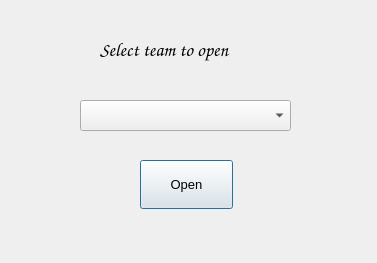
<?xml version="1.0" encoding="UTF-8"?>
<ui version="4.0">
 <class>Dialog</class>
 <widget class="QDialog" name="Dialog">
  <property name="geometry">
   <rect>
    <x>0</x>
    <y>0</y>
    <width>377</width>
    <height>263</height>
   </rect>
  </property>
  <property name="windowTitle">
   <string>Dialog</string>
  </property>
  <widget class="QLabel" name="label">
   <property name="geometry">
    <rect>
     <x>100</x>
     <y>30</y>
     <width>299</width>
     <height>40</height>
    </rect>
   </property>
   <property name="font">
    <font>
     <family>Comic Sans MS</family>
     <pointsize>14</pointsize>
     <weight>9</weight>
     <italic>false</italic>
     <bold>false</bold>
    </font>
   </property>
   <property name="styleSheet">
    <string notr="true">font: 75 14pt &quot;Comic Sans MS&quot;;</string>
   </property>
   <property name="text">
    <string>Select team to open</string>
   </property>
  </widget>
  <widget class="QPushButton" name="openbtn">
   <property name="geometry">
    <rect>
     <x>140</x>
     <y>160</y>
     <width>93</width>
     <height>49</height>
    </rect>
   </property>
   <property name="font">
    <font>
     <family>Microsoft Sans Serif</family>
     <pointsize>10</pointsize>
     <weight>50</weight>
     <italic>false</italic>
     <bold>false</bold>
    </font>
   </property>
   <property name="styleSheet">
    <string notr="true">font: 10pt &quot;Microsoft Sans Serif&quot;;</string>
   </property>
   <property name="text">
    <string>Open</string>
   </property>
  </widget>
  <widget class="QComboBox" name="open_cb">
   <property name="geometry">
    <rect>
     <x>80</x>
     <y>100</y>
     <width>211</width>
     <height>31</height>
    </rect>
   </property>
  </widget>
 </widget>
 <resources/>
 <connections/>
</ui>
